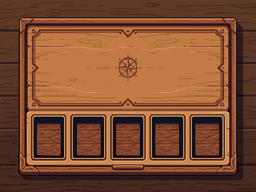
#> input picture EcuaTrials/bg_bottom_orig.png, 256 x 192 px, found by its file name
$ python erase_compass.py
#> lines starting #> are read from the running program, lines starting #| are printed output that depends on the picture
from PIL import Image

img = Image.open('gfx/bg_bottom_orig.png').convert('RGBA')

# The inner board is roughly from x=24 to x=232, y=32 to y=144
# The compass is centered horizontally, so roughly x=100 to x=156
# Let's just clone from the left side (x=32 to x=88) to cover the compass!

# Compass bounding box (estimated):
box_to_cover = (100, 45, 160, 105)
width = box_to_cover[2] - box_to_cover[0]
height = box_to_cover[3] - box_to_cover[1]

# Source box (left side of the board):
source_box = (40, 45, 40 + width, 45 + height)

patch = img.crop(source_box)
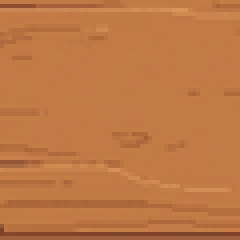
#> patch: PIL image 60x60 RGBA (shown 4 times larger); mean R, G, B, A 191, 119.5, 68.1, 255
img.paste(patch, (box_to_cover[0], box_to_cover[1]))

# Wait, the board has a slight horizontal gradient or lighting difference?
# Let's also blend the edges if possible, or just paste it directly and see how it looks.
# We will convert back to P using original palette.

orig_p = Image.open('gfx/bg_bottom_orig.png')
#> orig_p is the input picture: PIL image 256x192 P; mean R, G, B 126.5, 76.7, 49.2
#> (the run stopped early here; a loop or call above may not have finished)
